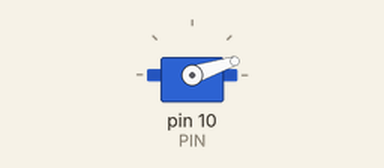
Recording of a sketch running on a simulated Arduino Uno, built with avr-gcc and run on an emulated ATmega328P. Parts: servo. What the sketch prints to the serial monitor is not drawn.

Above: at 2.05 s.
Timing chart, 0 to 6.6 s (numbered marks = the images above):
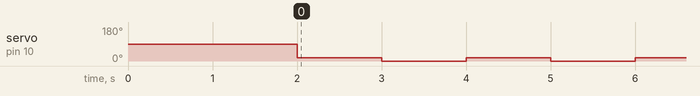

The sketch:

dribblertest.ino
```cpp
#include <Adafruit_VCNL4010.h>
#include <Servo.h>

#define PIN 10
#define MIN_PULSE 1000
#define MAX_PULSE 2000
Servo ESC;
float val = 0.0;
Adafruit_VCNL4010 vcnl;
unsigned long mytime;
int delaytime = 1000;
unsigned long d;
bool running;
void setup() {
  Serial.begin(9600);
//  if (! vcnl.begin()){
//    Serial.println("Sensor not found :(");
//    while (1);
//  }
  // put your setup code here, to run once:
  ESC.attach(PIN, MIN_PULSE, MAX_PULSE);
//  ESC.write(0);
  ESC.write((MIN_PULSE + MAX_PULSE) / 2);
  delay(2000);
  Serial.write("startin");

}

void loop() {
//  Serial.println(vcnl.readProximity());
  ESC.writeMicroseconds(1100);
  Serial.println("1650");
  delay(1000);
  ESC.writeMicroseconds(1000);
  Serial.println("1500");
  delay(1000);
//  for(int x = 1100; x <= 1700; x += 50) {
//    ESC.write(x);
//    Serial.println(x);
//    delay(500);
//  }
////
//  for(int x = 1700; x > 1100; x -= 50) {
//    ESC.write(x);
//    Serial.println(x);
//    delay(500);
//  }
//////
//  ESC.write(1000);
//  delay(1000);
//  ESC.write(0);
//  delay(1000);
//  dribble();
  //delay(300);

}
void dribble() {
  if(vcnl.readProximity()>2800) {
      if(!running) {
        d = millis();
        start();
      }
      else {
        d = millis();

      }
  }
  else {
    if(running) {
      if (millis() - d > delaytime) {
        stoprunning();
      }
    }
  }
}
void start() {
  running = true;
  ESC.write(1200);
}
void stoprunning() {
  running = false;
  ESC.write(1500);
}

//for(int x = 0; x <= 100; x += 10) {
//    ESC.write(x);
//    delay(500);
//  }
//
//  for(int x = 100; x > 0; x -= 10) {
//    ESC.write(x);
//    delay(500);
//  }
//
//  ESC.write(0);
//  delay(1000);
```

Measured:
- by itself, servo on pin 10 (PIN): alternates 18° for 1.0 s and 0° for 1.0 s
